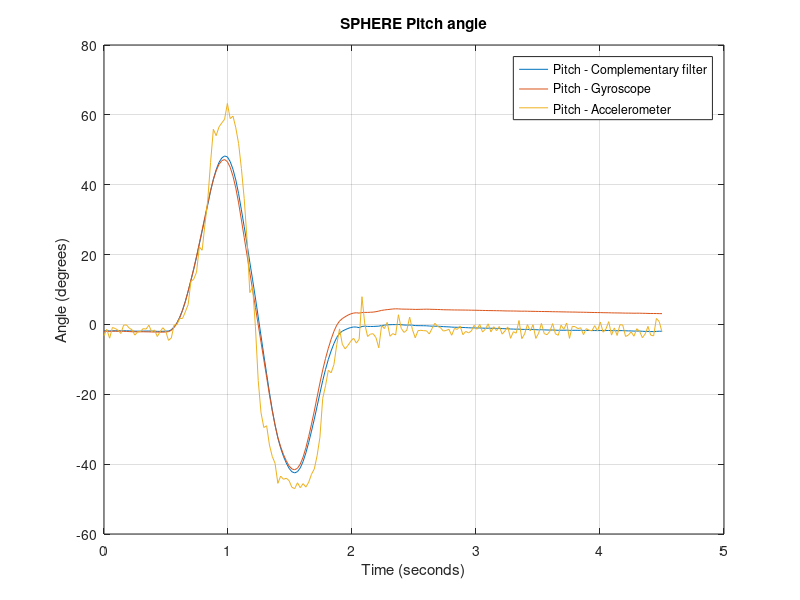

This figure's MATLAB source:
close all
clear all

% Read IMU measurements
%IMU = load('SPHERE_IMU_Measurements.txt');
IMU = load('Measurements/SPHERE_IMU_Measurements_NormalVSComplementary.txt');

%Check the size of received array 
[m,n] = size(IMU);

%Save array columns to separate values and create time
%timestamp = IMU(:,1);
pitch_comp = (IMU(:,1));
pitchGyro = (IMU(:,2)-1);
pitchAccel = (IMU(:,3));


time = linspace(0,4.5,m);

%200 samples - 4.5s
%Sampling time = 45HZ 

%% Plot and scatter plot the values

figure(1)
plot(time, pitch_comp)
title('SPHERE Pitch angle')
hold on
plot(time, pitchGyro)
plot(time, pitchAccel)
hold off
legend('Pitch - Complementary filter', 'Pitch - Gyroscope', 'Pitch - Accelerometer')
ylabel('Angle (degrees)') 
xlabel('Time (seconds)') 
grid on





% figure(12)
% plot(time, pitch_comp)
% title('SPHERE Pitch angle Different Params')
% hold on
% plot(time, pitch_comp2)
% plot(time, pitchGyro)
% plot(time, pitchAccel)
% hold off
% legend('Pitch - Complementary filter 0.98-0.02','Pitch - Complementary filter 0.99-0.01', 'Pitch - Gyroscope', 'Pitch - Accelerometer')
% ylabel('Angle (degrees)') 
% xlabel('Time (seconds)') 
% grid on


% gx = IMU(:,5);
% gy = IMU(:,6);
% gz = IMU(:,7);
% roll = IMU(:,8);
% pitch = IMU(:,9);

% time = IMU(:,1);
% roll = (IMU(:,2));
% pitch = -(IMU(:,3));
% pitch_comp = (IMU(:,4));
% roll_comp = IMU(:,5);


% figure(1)
% plot(time, pitch_comp)
% title('Pich and roll plot')
% hold on
% plot(time, pitchGyro)
% plot(time, pitchAccel)
% hold off
% legend('Roll', 'Pitch')
% ylabel('Angle (degrees)') 
% xlabel('Time (seconds)') 

%% Moving Average
%lag = 20; %can be 20 as well
%roll_movavg = movmean(roll, lag);
%pitch_movavg = movmean(pitch_comp, lag);


% figure(2)
% plot(time, roll_comp)
% title('Pich and roll plot')
% hold on
% plot(time, pitch_comp)
% hold off
% legend('Roll', 'Pitch')
% ylabel('Angle (deg)') 
% xlabel('Time (sec)')

% figure(2)
% scatter(time, pitch)
% title('Pich and roll scatter plot')
% hold on
% scatter(time, roll)
% hold off

% %% Moving Average
% lag = 20; %can be 20 as well
% roll_movavg = movmean(roll, lag);
% pitch_movavg = movmean(pitch, lag);
% 
% figure(3)
% plot(time, roll_movavg)
% title('Moving average')
% hold on
% plot(time, pitch_movavg)
% hold off
% legend('Roll averaged', 'Pitch averaged')
% ylabel('Angle (deg)') 
% xlabel('Time (sec)')
% 
% 
% figure(4)
% plot(time, roll_movavg)
% title('Moving average')
% hold on
% plot(time, pitch_movavg)
% plot(time, roll)
% plot(time, pitch)
% hold off
% grid on
% legend('Roll averaged', 'Pitch averaged', 'Roll', 'Pitch')
% ylabel('Angle (deg)') 
% xlabel('Time (sec)')
% 
% figure(5)
% plot(time, roll_movavg)
% title('Moving average')
% hold on
% plot(time, roll)
% hold off
% legend('Roll averaged', 'Roll')
% ylabel('Angle (deg)') 
% xlabel('Time (sec)')
% 
% figure(6)
% plot(time, pitch_movavg)
% title('Moving average')
% hold on
% plot(time, pitch)
% hold off
% legend('Pitch averaged', 'Pitch')
% ylabel('Angle (deg)') 
% xlabel('Time (sec)')